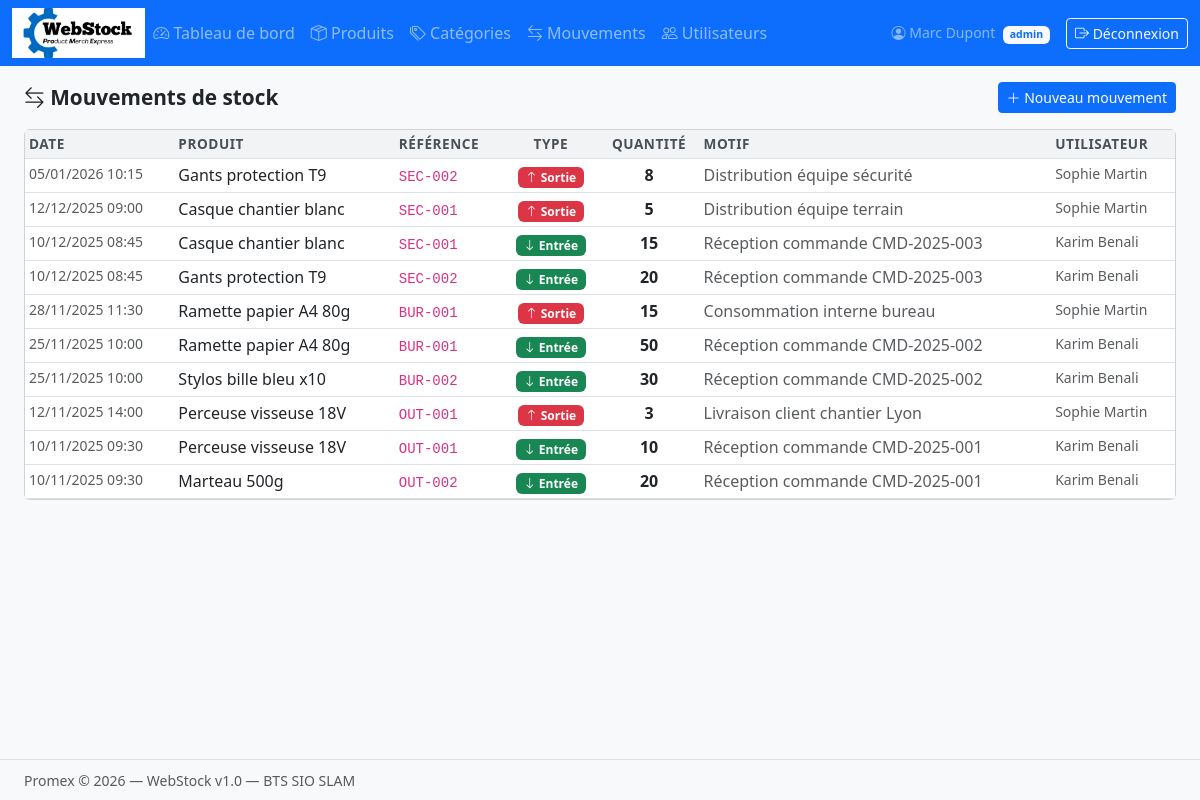
Page /index.php?page=mouvements&action=index (signed in) on the committed database.
### tables this page shows
CREATE TABLE IF NOT EXISTS mouvements_stock (
  id_mouvement   INT          NOT NULL AUTO_INCREMENT,
  type_mouvement ENUM('entree', 'sortie') NOT NULL,
  quantite       INT          NOT NULL,
  motif          TEXT,
  date_mouvement DATETIME     NOT NULL DEFAULT CURRENT_TIMESTAMP,
  id_produit     INT          NOT NULL,
  id_utilisateur INT          NOT NULL,
  PRIMARY KEY (id_mouvement),
  CONSTRAINT fk_mouvement_produit
    FOREIGN KEY (id_produit) REFERENCES produits (id_produit)
    ON UPDATE CASCADE ON DELETE RESTRICT,
  CONSTRAINT fk_mouvement_utilisateur
    FOREIGN KEY (id_utilisateur) REFERENCES utilisateurs (id_utilisateur)
    ON UPDATE CASCADE ON DELETE RESTRICT
);

CREATE TABLE IF NOT EXISTS produits (
  id_produit    INT            NOT NULL AUTO_INCREMENT,
  reference     VARCHAR(50)    NOT NULL UNIQUE,
  designation   VARCHAR(200)   NOT NULL,
  description   TEXT,
  prix_unitaire DECIMAL(10, 2) NOT NULL DEFAULT 0.00,
  stock_actuel  INT            NOT NULL DEFAULT 0,
  stock_minimum INT            NOT NULL DEFAULT 5,
  id_categorie  INT            NOT NULL,
  PRIMARY KEY (id_produit),
  CONSTRAINT fk_produit_categorie
    FOREIGN KEY (id_categorie) REFERENCES categories (id_categorie)
    ON UPDATE CASCADE ON DELETE RESTRICT
);

CREATE TABLE IF NOT EXISTS utilisateurs (
  id_utilisateur INT          NOT NULL AUTO_INCREMENT,
  nom            VARCHAR(100) NOT NULL,
  prenom         VARCHAR(100) NOT NULL,
  email          VARCHAR(150) NOT NULL UNIQUE,
  mot_de_passe   VARCHAR(255) NOT NULL,
  role           ENUM('admin', 'commercial', 'acheteur') NOT NULL DEFAULT 'commercial',
  created_at     DATETIME     NOT NULL DEFAULT CURRENT_TIMESTAMP,
  PRIMARY KEY (id_utilisateur)
);

### controllers/MouvementController.php (called while the page is built, shortened)
<?php
class MouvementController {
    private $mouvement;
    public function __construct() {
        $this->mouvement = new MouvementStock();
    }
    public function index() {
        $mouvements = $this->mouvement->getAll();
        require __DIR__ . '/../views/mouvements/index.php';
    }
}

### config/database.php (called while the page is built)
<?php
class Database {
    private static $instance = null;
    private $connexion;
    private $host     = 'localhost';
    private $dbname   = 'promex_db';
    private $user     = 'root';
    private $password = '';
    private function __construct() {
        try {
            $this->connexion = new PDO(
                "mysql:host={$this->host};dbname={$this->dbname};charset=utf8mb4",
                $this->user,
                $this->password
            );
            $this->connexion->setAttribute(PDO::ATTR_ERRMODE, PDO::ERRMODE_EXCEPTION);
            $this->connexion->setAttribute(PDO::ATTR_DEFAULT_FETCH_MODE, PDO::FETCH_ASSOC);
        } catch (PDOException $e) {
            die("Erreur de connexion : " . $e->getMessage());
        }
    }
    public static function getInstance() {
        if (self::$instance === null) {
            self::$instance = new Database();
        }
        return self::$instance;
    }
    public function getConnexion() {
        return $this->connexion;
    }
}

### models/MouvementStock.php (called while the page is built, shortened)
<?php
require_once __DIR__ . '/../config/database.php';
class MouvementStock {
    private $db;
    public function __construct() {
        $this->db = Database::getInstance()->getConnexion();
    }
    public function getAll() {
        $stmt = $this->db->query("
            SELECT m.*, p.designation AS produit, p.reference,
                   u.nom AS utilisateur_nom, u.prenom AS utilisateur_prenom
            FROM mouvements_stock m
            LEFT JOIN produits p ON m.id_produit = p.id_produit
            LEFT JOIN utilisateurs u ON m.id_utilisateur = u.id_utilisateur
            ORDER BY m.date_mouvement DESC
        ");
        return $stmt->fetchAll();
    }
}

### views/mouvements/index.php (the view, shortened to what this page needs)
<?php require __DIR__ . '/../layout/header.php'; ?>
<div class="d-flex justify-content-between align-items-center mb-3">
    <h1 class="page-title mb-0"><i class="bi bi-arrow-left-right"></i> Mouvements de stock</h1>
    <a href="index.php?page=mouvements&action=create" class="btn btn-primary btn-sm">
        <i class="bi bi-plus-lg"></i> Nouveau mouvement
    </a>
</div>
<div class="card">
    <div class="card-body p-0">
        <table class="table table-hover table-sm mb-0">
            <thead>
                <tr>
                    <th>Date</th>
                    <th>Produit</th>
                    <th>Référence</th>
                    <th class="text-center">Type</th>
                    <th class="text-center">Quantité</th>
                    <th>Motif</th>
                    <th>Utilisateur</th>
                </tr>
            </thead>
            <tbody>
                <?php if (empty($mouvements)): ?>
                    <tr><td colspan="7" class="text-center text-muted py-3">Aucun mouvement enregistré.</td></tr>
                <?php else: ?>
                    <?php foreach ($mouvements as $m): ?>
                    <tr>
                        <td class="text-muted small"><?= date('d/m/Y H:i', strtotime($m['date_mouvement'])) ?></td>
                        <td><?= htmlspecialchars($m['produit']) ?></td>
                        <td><code><?= htmlspecialchars($m['reference']) ?></code></td>
                        <td class="text-center">
                            <?php if ($m['type_mouvement'] === 'entree'): ?>
                                <span class="badge bg-success"><i class="bi bi-arrow-down"></i> Entrée</span>
                            <?php else: ?>
                                <span class="badge bg-danger"><i class="bi bi-arrow-up"></i> Sortie</span>
                            <?php endif; ?>
                        </td>
                        <td class="text-center fw-semibold"><?= $m['quantite'] ?></td>
                        <td class="text-muted"><?= htmlspecialchars($m['motif'] ?? '—') ?></td>
                        <td class="text-muted small">
                            <?= htmlspecialchars($m['utilisateur_prenom'] . ' ' . $m['utilisateur_nom']) ?>
                        </td>
                    </tr>
                    <?php endforeach; ?>
                <?php endif; ?>
            </tbody>
        </table>
    </div>
</div>
<?php require __DIR__ . '/../layout/footer.php'; ?>

### assets/css/style.css (style rules this page uses)
body { background-color: #f8f9fa; min-height: 100vh; display: flex; flex-direction: column; }
.table th { background-color: #f1f3f5; font-weight: 600; font-size: 0.85rem; text-transform: uppercase; letter-spacing: 0.04em; color: #495057; }
.page-title { font-size: 1.3rem; font-weight: 600; color: #212529; margin-bottom: 1rem; }

### rows in the picture
mouvements_stock: date_mouvement "05/01/2026 10:15", id_produit.designation "Gants protection T9", id_produit.reference "SEC-002", type_mouvement "sortie" (drawn), quantite "8", motif "Distribution équipe sécurité", id_utilisateur.nom "Sophie Martin"
mouvements_stock: date_mouvement "12/12/2025 09:00", id_produit.designation "Casque chantier blanc", id_produit.reference "SEC-001", type_mouvement "sortie" (drawn), quantite "5", motif "Distribution équipe terrain", id_utilisateur.nom "Sophie Martin"
mouvements_stock: date_mouvement "10/12/2025 08:45", id_produit.designation "Casque chantier blanc", id_produit.reference "SEC-001", type_mouvement "entree" (drawn), quantite "15", motif "Réception commande CMD-2025-003", id_utilisateur.nom "Karim Benali"
mouvements_stock: date_mouvement "10/12/2025 08:45", id_produit.designation "Gants protection T9", id_produit.reference "SEC-002", type_mouvement "entree" (drawn), quantite "20", motif "Réception commande CMD-2025-003", id_utilisateur.nom "Karim Benali"
mouvements_stock: date_mouvement "28/11/2025 11:30", id_produit.designation "Ramette papier A4 80g", id_produit.reference "BUR-001", type_mouvement "sortie" (drawn), quantite "15", motif "Consommation interne bureau", id_utilisateur.nom "Sophie Martin"
mouvements_stock: date_mouvement "25/11/2025 10:00", id_produit.designation "Ramette papier A4 80g", id_produit.reference "BUR-001", type_mouvement "entree" (drawn), quantite "50", motif "Réception commande CMD-2025-002", id_utilisateur.nom "Karim Benali"
mouvements_stock: date_mouvement "25/11/2025 10:00", id_produit.designation "Stylos bille bleu x10", id_produit.reference "BUR-002", type_mouvement "entree" (drawn), quantite "30", motif "Réception commande CMD-2025-002", id_utilisateur.nom "Karim Benali"
mouvements_stock: date_mouvement "12/11/2025 14:00", id_produit.designation "Perceuse visseuse 18V", id_produit.reference "OUT-001", type_mouvement "sortie" (drawn), quantite "3", motif "Livraison client chantier Lyon", id_utilisateur.nom "Sophie Martin"
mouvements_stock: date_mouvement "10/11/2025 09:30", id_produit.designation "Perceuse visseuse 18V", id_produit.reference "OUT-001", type_mouvement "entree" (drawn), quantite "10", motif "Réception commande CMD-2025-001", id_utilisateur.nom "Karim Benali"
mouvements_stock: date_mouvement "10/11/2025 09:30", id_produit.designation "Marteau 500g", id_produit.reference "OUT-002", type_mouvement "entree" (drawn), quantite "20", motif "Réception commande CMD-2025-001", id_utilisateur.nom "Karim Benali"

### other values in the picture
$_SESSION['utilisateur']['role'] "admin"
